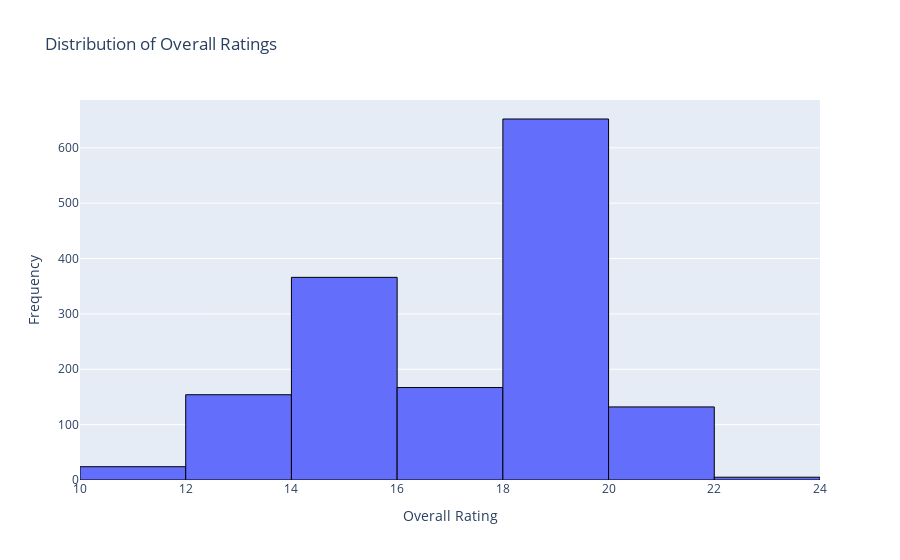

Notebook source saved alongside this figure:
### Markdown cell above
## Task 3

### Code cell
import plotly.express as px
fig = px.histogram(df, x='overall_rating', nbins=10, title='Distribution of Overall Ratings')
fig.update_layout(xaxis_title='Overall Rating', yaxis_title='Frequency')
fig.update_traces(marker=dict(line=dict(color='black', width=1))) 
fig.show()

### Figure 1 — Plotly figure (JSON) as saved in the notebook; plotly's stock layout.template omitted (floating-point values rounded to 4 significant figures; data arrays with more than 128 entries replaced by an {"elided": "..."} marker saying what was removed)
{"data": [{"alignmentgroup": "True", "bingroup": "x", "hovertemplate": "overall_rating=%{x}<br>count=%{y}<extra></extra>", "legendgroup": "", "marker": {"color": "#636efa", "pattern": {"shape": ""}, "line": {"color": "black", "width": 1}}, "name": "", "nbinsx": 10, "offsetgroup": "", "orientation": "v", "showlegend": false, "x": {"elided": "1500 float values"}, "xaxis": "x", "yaxis": "y", "type": "histogram"}], "layout": {"xaxis": {"anchor": "y", "domain": [0, 1], "title": {"text": "Overall Rating"}}, "yaxis": {"anchor": "x", "domain": [0, 1], "title": {"text": "Frequency"}}, "legend": {"tracegroupgap": 0}, "title": {"text": "Distribution of Overall Ratings"}, "barmode": "relative"}}
